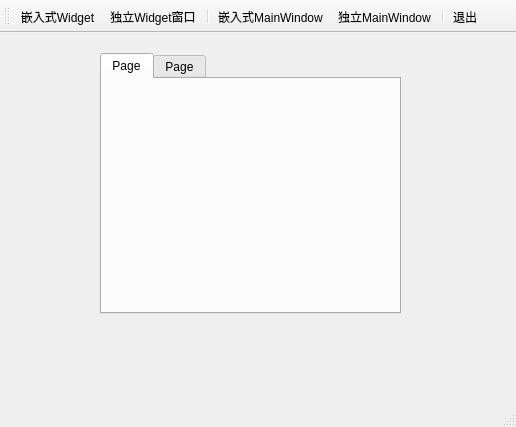
<?xml version="1.0" encoding="UTF-8"?>
<ui version="4.0">
 <class>MainWindow</class>
 <widget class="QMainWindow" name="MainWindow">
  <property name="geometry">
   <rect>
    <x>0</x>
    <y>0</y>
    <width>516</width>
    <height>427</height>
   </rect>
  </property>
  <property name="windowTitle">
   <string>MainWindow</string>
  </property>
  <widget class="QWidget" name="centralwidget">
   <widget class="QTabWidget" name="tabWidget">
    <property name="geometry">
     <rect>
      <x>100</x>
      <y>20</y>
      <width>301</width>
      <height>261</height>
     </rect>
    </property>
    <property name="currentIndex">
     <number>0</number>
    </property>
    <widget class="QWidget" name="tab">
     <attribute name="title">
      <string>Page</string>
     </attribute>
    </widget>
    <widget class="QWidget" name="tab_2">
     <attribute name="title">
      <string>Page</string>
     </attribute>
    </widget>
   </widget>
  </widget>
  <widget class="QStatusBar" name="statusbar"/>
  <widget class="QToolBar" name="mainToolBar">
   <property name="windowTitle">
    <string>toolBar</string>
   </property>
   <property name="toolButtonStyle">
    <enum>Qt::ToolButtonTextUnderIcon</enum>
   </property>
   <attribute name="toolBarArea">
    <enum>TopToolBarArea</enum>
   </attribute>
   <attribute name="toolBarBreak">
    <bool>false</bool>
   </attribute>
   <addaction name="actWidgetInsite"/>
   <addaction name="actWidget"/>
   <addaction name="separator"/>
   <addaction name="actWindowInsite"/>
   <addaction name="actWindow"/>
   <addaction name="separator"/>
   <addaction name="actQuit"/>
  </widget>
  <action name="actWidgetInsite">
   <property name="icon">
    <iconset resource="res.qrc">
     <normaloff>:/images/images/100.bmp</normaloff>:/images/images/100.bmp</iconset>
   </property>
   <property name="text">
    <string>嵌入式Widget</string>
   </property>
   <property name="toolTip">
    <string>嵌入式MainWindow</string>
   </property>
  </action>
  <action name="actWidget">
   <property name="icon">
    <iconset resource="res.qrc">
     <normaloff>:/images/images/804.bmp</normaloff>:/images/images/804.bmp</iconset>
   </property>
   <property name="text">
    <string>独立Widget窗口</string>
   </property>
   <property name="toolTip">
    <string>新建Widget窗口</string>
   </property>
  </action>
  <action name="actWindowInsite">
   <property name="icon">
    <iconset resource="res.qrc">
     <normaloff>:/images/images/2.ico</normaloff>:/images/images/2.ico</iconset>
   </property>
   <property name="text">
    <string>嵌入式MainWindow</string>
   </property>
   <property name="toolTip">
    <string>嵌入式MainWindow</string>
   </property>
  </action>
  <action name="actWindow">
   <property name="icon">
    <iconset resource="res.qrc">
     <normaloff>:/images/images/3.ico</normaloff>:/images/images/3.ico</iconset>
   </property>
   <property name="text">
    <string>独立MainWindow</string>
   </property>
   <property name="toolTip">
    <string>独立MainWindow窗口</string>
   </property>
  </action>
  <action name="actQuit">
   <property name="icon">
    <iconset resource="res.qrc">
     <normaloff>:/images/images/132.bmp</normaloff>:/images/images/132.bmp</iconset>
   </property>
   <property name="text">
    <string>退出</string>
   </property>
   <property name="toolTip">
    <string>退出本系统</string>
   </property>
  </action>
 </widget>
 <resources>
  <include location="res.qrc"/>
 </resources>
 <connections>
  <connection>
   <sender>actQuit</sender>
   <signal>triggered()</signal>
   <receiver>MainWindow</receiver>
   <slot>close()</slot>
   <hints>
    <hint type="sourcelabel">
     <x>-1</x>
     <y>-1</y>
    </hint>
    <hint type="destinationlabel">
     <x>257</x>
     <y>213</y>
    </hint>
   </hints>
  </connection>
 </connections>
</ui>
